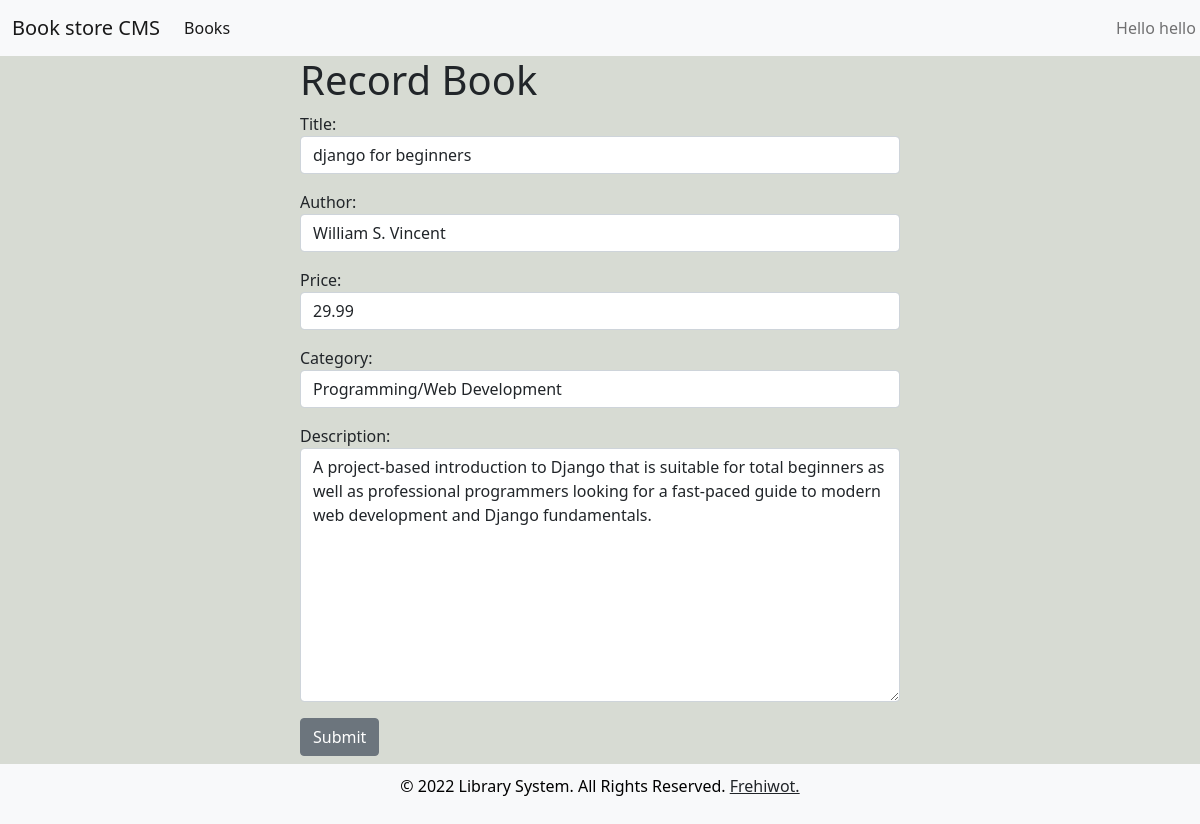
Screenshot of /update_book/1/ (signed in) with the database file from the repository.
### members/models.py (models this page shows, shortened)
class Book(models.Model):
    CATEGORY=(
        ('fiction','fiction'),
        ('religious','religious'),
        ('Programming/Web Development','Programming/Web Development'),
        ('Self-Help','Self-Help'),
    )
    title=models.CharField(max_length=200, null=True)
    author=models.CharField(max_length=200, null=True)
    price= models.FloatField(null=True)
    category=models.CharField(max_length=5000, null=True, choices=CATEGORY)
    description=models.TextField(max_length=200, null=True)
    date_created=models.DateTimeField(auto_now_add=True, null=True)

### members/decoraters.py (the view)
        def wrapper_func(request,*args,**kwargs):
            group=None
            if request.user.groups.exists():
                group = request.user.groups.all()[0].name
            if group in allowed_roles:
                return view_func(request,*args,**kwargs)
            else:
                return HttpResponse('you are not authorized')

### members/forms.py
class BookForm(ModelForm):
    class Meta:
        model=Book
        fields ='__all__'
        widgets={
            'title': forms.TextInput(attrs={'class':'form-control','placeholder':'tittle'}),
            'author':forms.TextInput(attrs={'class':'form-control','placeholder':'Author'}),
            'price':forms.TextInput(attrs={'class':'form-control','placeholder':'price'}),
            'category':forms.Select(attrs={'class':'form-control','placeholder':'select catagory'}),
            'description':forms.Textarea(attrs={'class':'form-control','placeholder':'Description'}),
        }

### members/decoraters.py (called while the page is built)
def allowed_users(allowed_roles=[]):
    def decorater(view_func):
        def wrapper_func(request,*args,**kwargs):
            group=None
            if request.user.groups.exists():
                group = request.user.groups.all()[0].name
            if group in allowed_roles:
                return view_func(request,*args,**kwargs)
            else:
                return HttpResponse('you are not authorized')
        return wrapper_func
    return decorater

### members/views.py (called while the page is built)
@login_required(login_url='login')
@allowed_users(allowed_roles=['admin'])
def updateBook(request,pk):
    book=Book.objects.get(id=pk)
    form=BookForm(instance=book)
    if request.method == 'POST':
        form=BookForm(request.POST,instance=book)
        if form.is_valid():
            form.save()
            return redirect('book')
    context={'form':form}
    return render(request,'register_book.html',context)

### members/templates/register_book.html (shortened to what this page needs)
{% extends 'base.html' %}
{% block content %}
<div class="form-group mb-2">
    <h1>Record Book</h1>
    <form method="POST">
        {{form.as_p}}
        <button class="btn btn-secondary">Submit</button>
    </form>
</div>
{% endblock content %}

### members/templates/navbar.html (shortened to what this page needs)
{% load static %}
<head>
</head>
<nav class="navbar navbar-expand-lg navbar-light bg-light">
  <div class="container-fluid">
    {%if request.user.is_staff%}
    <a class="navbar-brand" href="{% url 'home' %}">Book store CMS</a>
    {% endif %}
    <div class="collapse navbar-collapse" id="navbarNav">
      {%if request.user.is_staff%}
      <ul class="navbar-nav">
        <li class="nav-item">
          <a class="nav-link active" href="{% url 'book' %}">Books</a>
        </li>
      </ul>
      {% endif %}
      <ul class="navbar-nav">
        <li class="nav-item dropdown" style="margin-left: 870px">
          <a
            class="nav-link dropdown-toggle"
            href="#"
            id="navbarDropdownMenuLink"
            role="button"
            data-bs-toggle="dropdown"
            aria-expanded="false"
          >
            Hello {{request.user}}
          </a>
        </li>
      </ul>
    </div>
  </div>
</nav>

### members/templates/base.html (style rules this page uses)
body { background-color: #d7dbd3; display: flex; flex-direction: column; min-height: 100vh; }
a { color: #ad92ad; }

### members/templates/register_book.html (style rules this page uses)
.form-group { width: 50%; margin-left: 300px; }

### rows the page displays
Book: title "django for beginners", author "William S. Vincent", price "29.99", category "Programming/Web Development", description "A project-based introduction to Django that is suitable for total beginners as well as professional programmers looking for a fast-paced guide to modern web development and Django fundamentals."

### other values shown
{{ request.user }} "hello"
